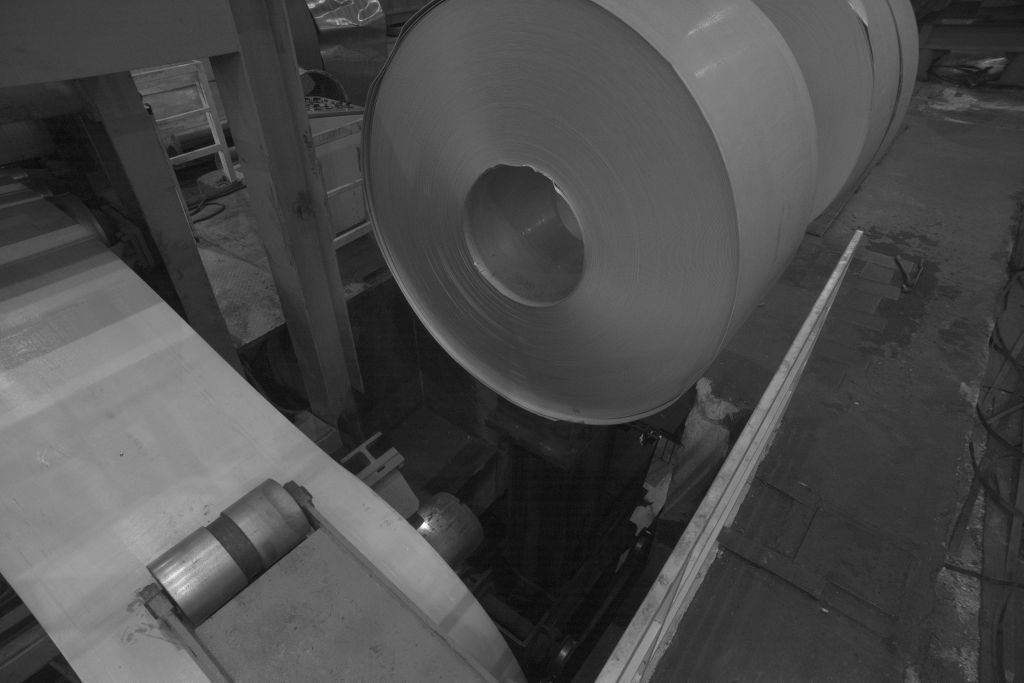
#> input picture 20230112164427-original.jpg, 3072 x 2048 px (shown at 1/3 size)
$ python -i CoilImageProc.py   (imports and definitions only)   (older library calls are emulated)
#> lines starting #> are read from the running program, lines starting #| are printed output that depends on the picture
#> further down, picture is the input picture: shape (2048, 3072, 3); min 0, max 255, mean 75.2
import cv2
import numpy as np
import random
import math
from ellipse import LsqEllipse     # pip install lsq-ellipse
from FilePath import PYTHON_PATH


# model.yml.gz文件就在项目文件夹下，在python环境下使用相对路径就可以了。当VC调用时，需要使用绝对路径
# [1 line that did not run here, left out]


class VideoPlayer(object):
    # [14 lines left out: functions __init__, get_frame, not called in this run]

    def forward(self):
        self.cur_frame = min(self.frame_cnt - 1, self.cur_frame + 1)

    def backward(self):
        self.cur_frame = max(0, self.cur_frame - 1)

    def is_end(self):
        return self.cur_frame >= self.frame_cnt - 1


# [5 lines left out: function cv_read, not called in this run]


def cv_write(file_name, image):
    cv2.imencode('.jpg', image)[1].tofile(file_name)


def gray_image(image):
    return cv2.cvtColor(image, cv2.COLOR_BGR2GRAY)


def color_image(image):
    return cv2.cvtColor(image, cv2.COLOR_GRAY2BGR)


# [17 lines left out: functions edge_image, norm_image, not called in this run]


def sobel_image(image):
    x = cv2.Sobel(image, cv2.CV_16S, 1, 0)
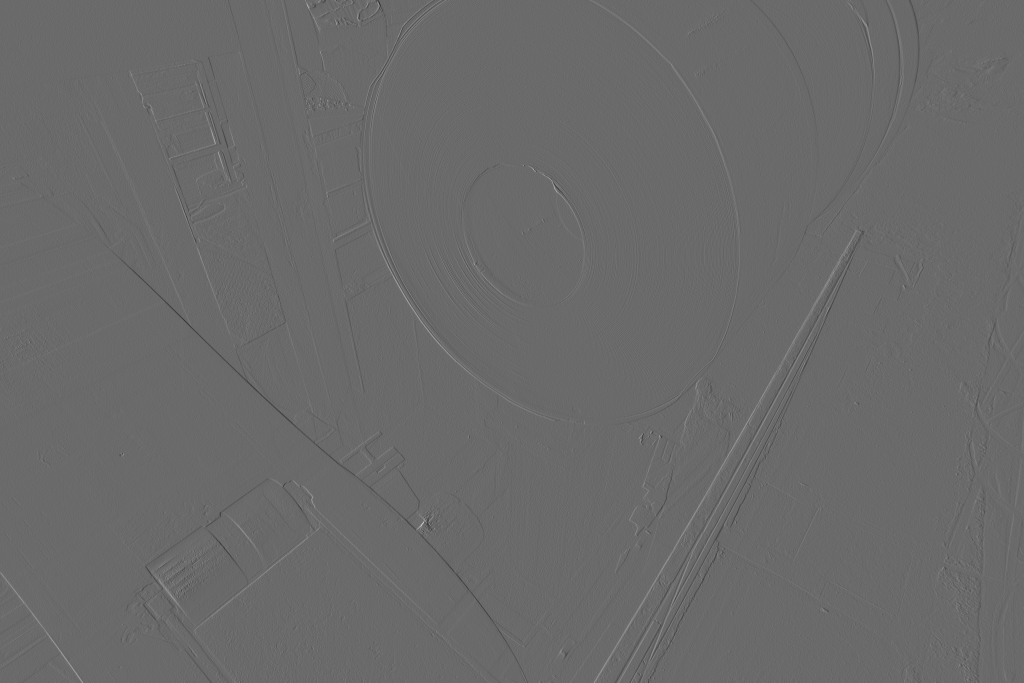
#> x: shape (2048, 3072, 3) int16 (shown at 1/3 size); min -416, max 577, mean -0.1; drawn with min black and max white
    y = cv2.Sobel(image, cv2.CV_16S, 0, 1)
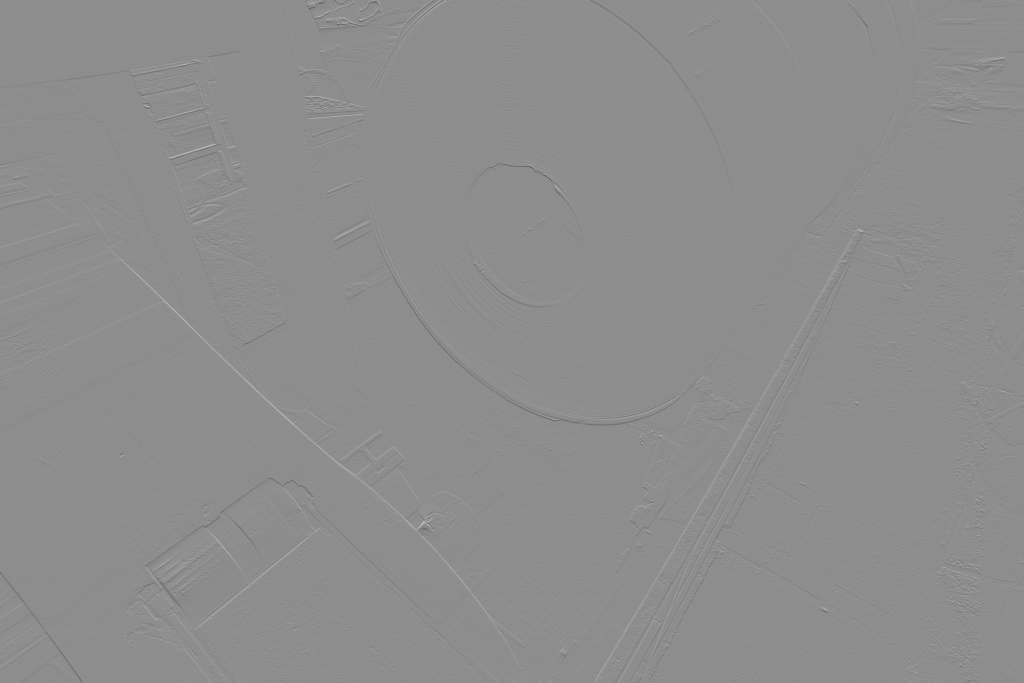
#> y: shape (2048, 3072, 3) int16 (shown at 1/3 size); min -631, max 503, mean 0; drawn with min black and max white

    # 转换数据 并 合成
    Scale_absX = cv2.convertScaleAbs(x)  # 格式转换函数
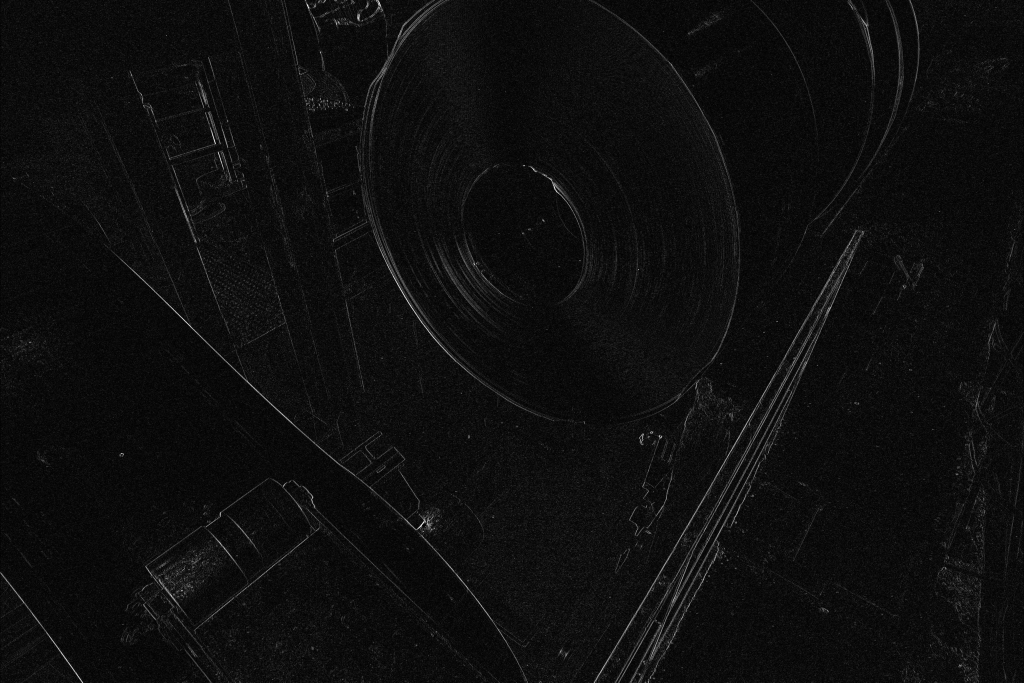
#> Scale_absX: shape (2048, 3072, 3) (shown at 1/3 size); min 0, max 255, mean 14.3
    Scale_absY = cv2.convertScaleAbs(y)
    result = cv2.addWeighted(Scale_absX, 0.5, Scale_absY, 0.5, 0)  # 图像混合
    return result


# [39 lines left out: functions img_window, sub_image_position, get_sub_image, not called in this run]


def embed_sub_image(img, sub_img, center):
    left, top, right, bottom, sub_left, sub_top, sub_right, sub_bottom = sub_image_position(img, center, sub_img.shape[0])
    img[top: bottom, left: right] = sub_img[sub_top: sub_bottom, sub_left: sub_right]


# [60 lines left out: functions trans_windows, trans_windows_rand, filter_around_ellipse, fit_ellipse, calc_original_pos, not called in this run]


def extract_filename_params(file_name):
    params = file_name.split('.')[0].split('-')
    return params


# [14 lines left out: functions image_histogram, draw_histogram, not called in this run]


# [13 lines not run here, left out]

>>> import cv2
>>> picture = cv2.cvtColor(cv2.imread('20230112164427-original.jpg'), cv2.COLOR_BGR2RGB)
>>> result = sobel_image(picture)

$ run again, on 20230113151854-original.jpg
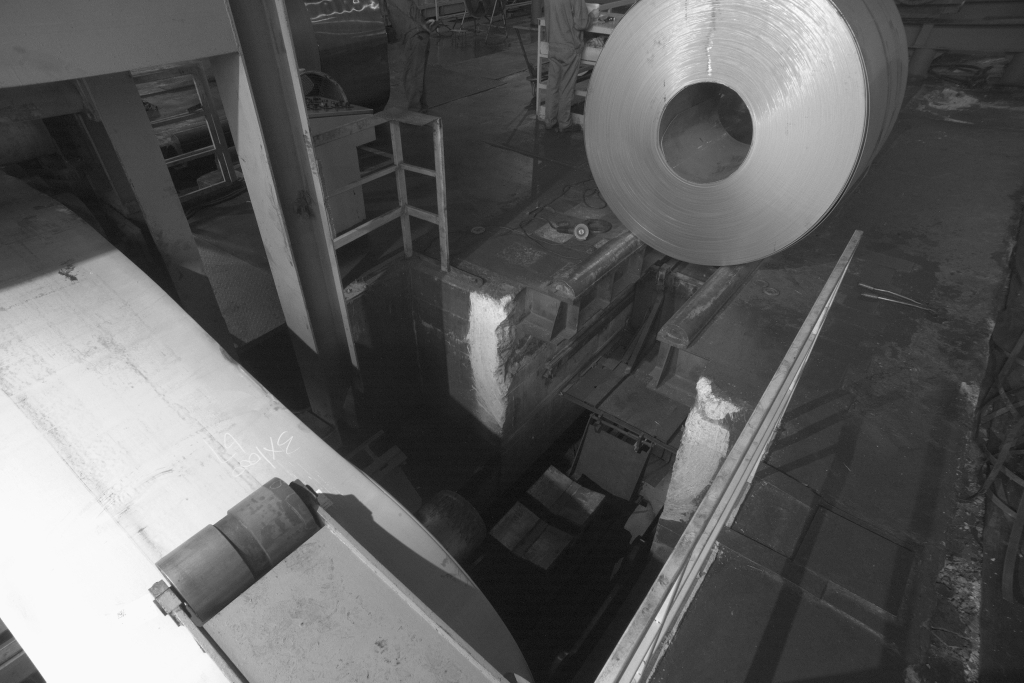
#> input picture 20230113151854-original.jpg, 3072 x 2048 px (shown at 1/3 size)
#> picture is the input picture: shape (2048, 3072, 3); min 0, max 255, mean 94.7
#> in sobel_image, `x = cv2.Sobel(image, cv2.CV_16S, 1, 0)`:
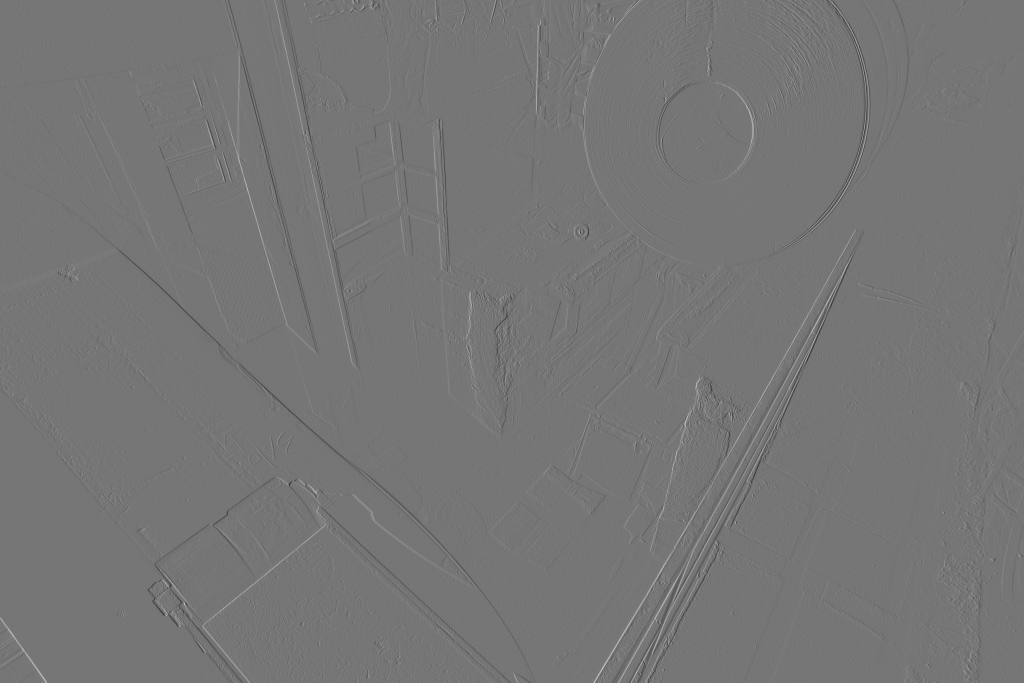
#> x: shape (2048, 3072, 3) int16 (shown at 1/3 size); min -480, max 553, mean -0.3; drawn with min black and max white
#> in sobel_image, `Scale_absY = cv2.convertScaleAbs(y)`:
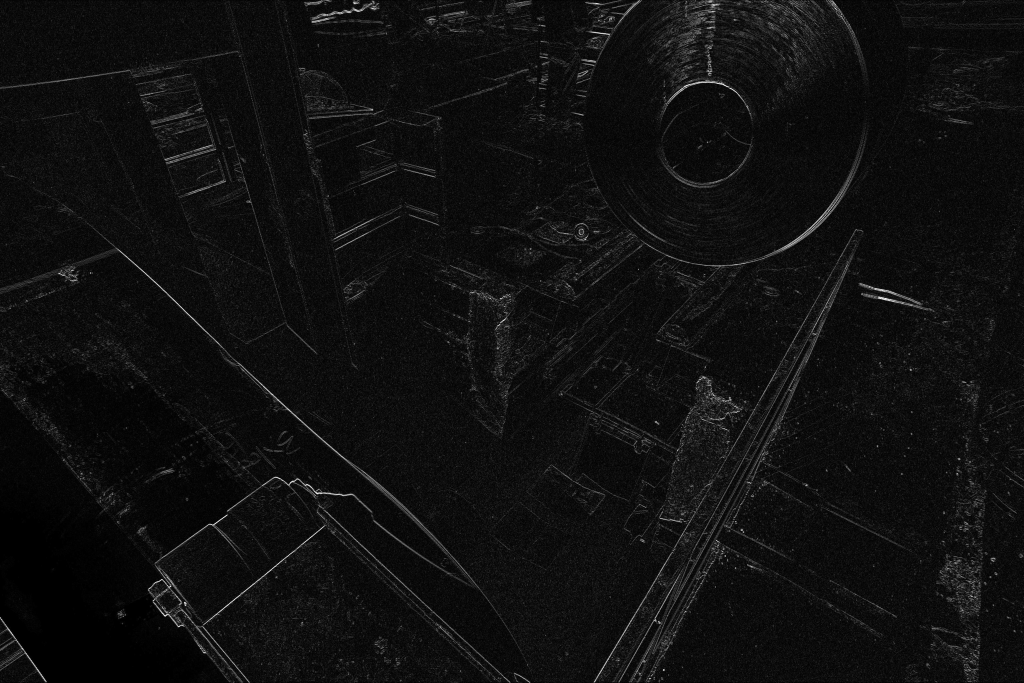
#> Scale_absY: shape (2048, 3072, 3) (shown at 1/3 size); min 0, max 255, mean 15.7

$ run again, on 20230113164622-original.jpg
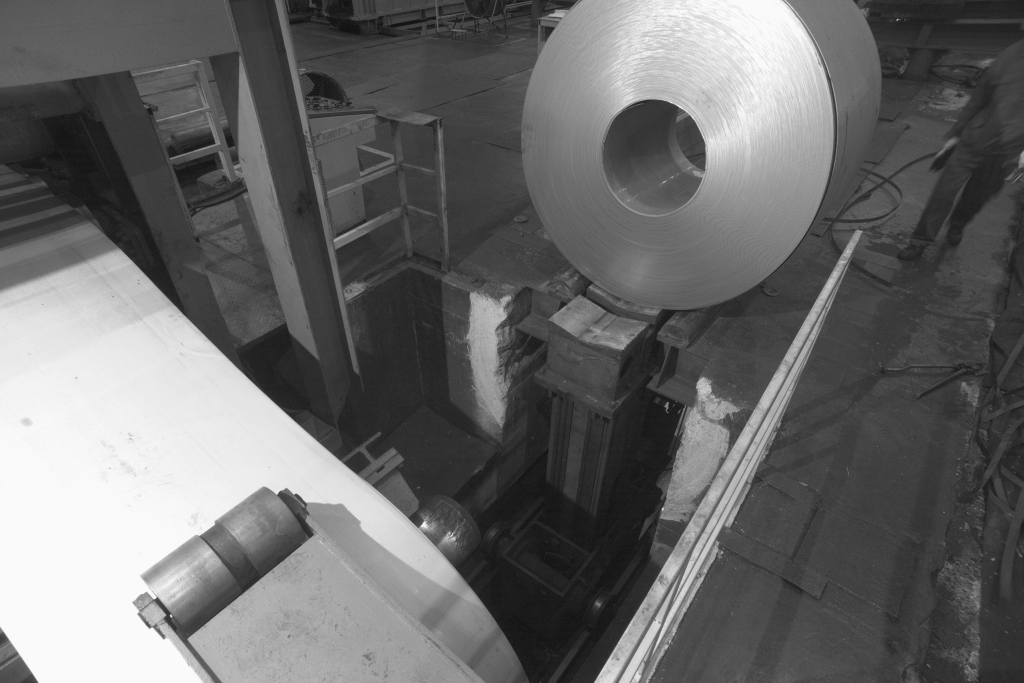
#> input picture 20230113164622-original.jpg, 3072 x 2048 px (shown at 1/3 size)
#> picture is the input picture: shape (2048, 3072, 3); min 0, max 255, mean 105.5
#> in sobel_image, `x = cv2.Sobel(image, cv2.CV_16S, 1, 0)`:
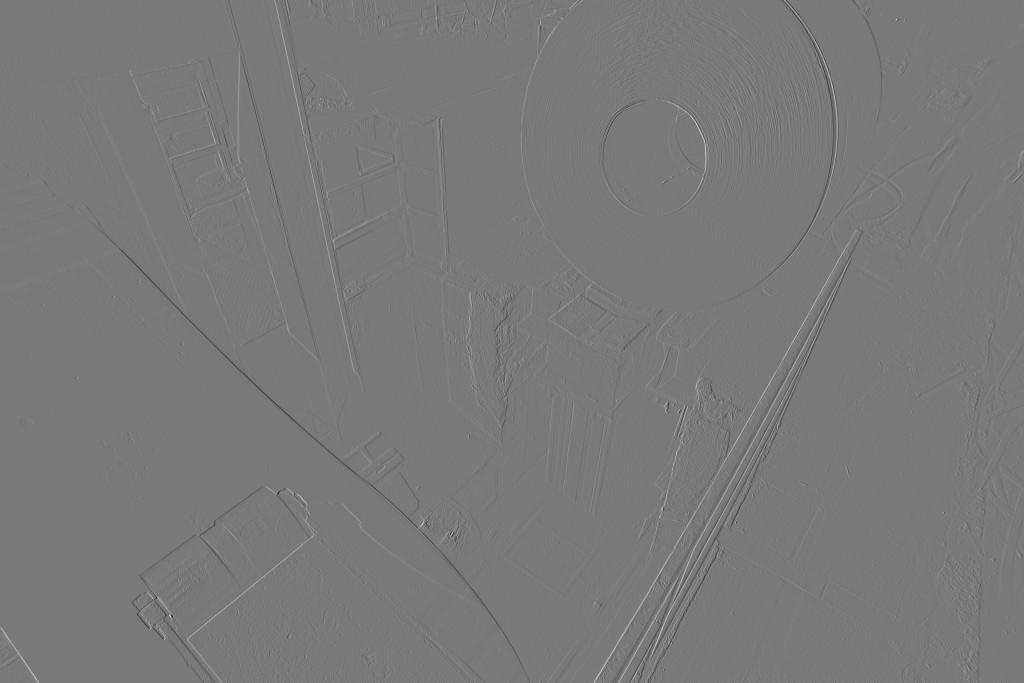
#> x: shape (2048, 3072, 3) int16 (shown at 1/3 size); min -554, max 608, mean -0.3; drawn with min black and max white
#> in sobel_image, `Scale_absY = cv2.convertScaleAbs(y)`:
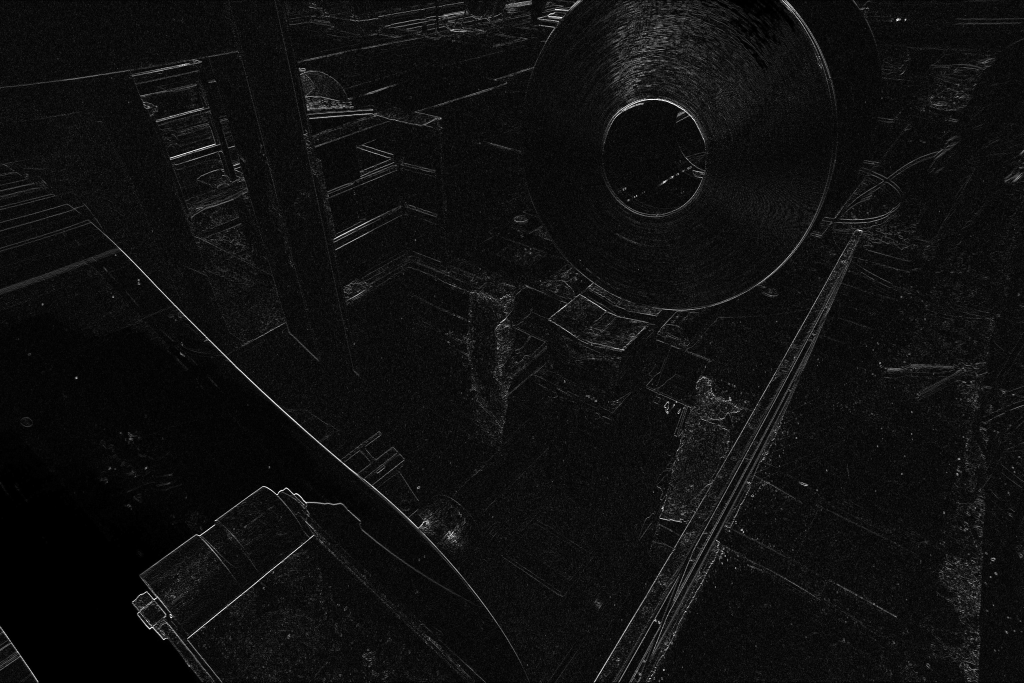
#> Scale_absY: shape (2048, 3072, 3) (shown at 1/3 size); min 0, max 255, mean 15.4
